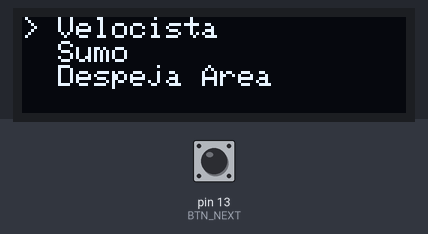
Simulated run of this sketch. Board: Arduino Uno, built with avr-gcc and run on an emulated ATmega328P. Shown: 128×32 one-colour display. The inputs (shaded band) are chosen by the test bench; at power-on: pin 13 (BTN_NEXT) HIGH. What the sketch prints to the serial monitor is not drawn.

Above: at 1.2 s.
1.3 s: pin 13 (BTN_NEXT) pulled LOW for 0.15 s
At 2.6 s:
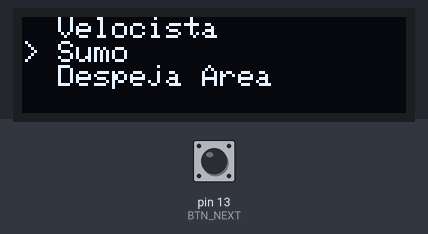
2.9 s: pin 13 (BTN_NEXT) pulled LOW for 3.2 s
At 6.8 s:
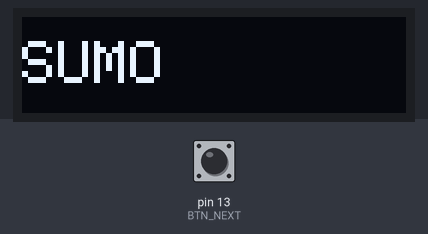
Timing chart, 0 to 8.3 s (numbered marks = the images above; inputs shaded):
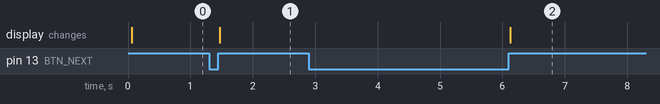

The sketch:

Pantalla.ino
```cpp
#include <SPI.h>
#include <Wire.h>
#include <Adafruit_GFX.h>
#include <Adafruit_SSD1306.h>

#define ANCHO_PANTALLA 128
#define ALTO_PANTALLA 32

#define BTN_NEXT 13

Adafruit_SSD1306 display(ANCHO_PANTALLA, ALTO_PANTALLA, &Wire, -1);

enum Pantallas {
  VELOCISTA,
  SUMO,
  DESPEJA_AREA
};

Pantallas pantallaActual = VELOCISTA;

bool modoSeleccionado = false;

unsigned long tiempoPresionado = 0;
bool botonEstabaPresionado = false;

void setup() {

  Serial.begin(115200);

  Wire.begin();

  pinMode(BTN_NEXT, INPUT_PULLUP);

  if (!display.begin(SSD1306_SWITCHCAPVCC, 0x3C)) {
    Serial.println("No se encontro la OLED");
    while (true);
  }

  Serial.println("OLED encontrada");

  display.clearDisplay();
  display.display();
}

void loop() {

  bool boton = digitalRead(BTN_NEXT) == LOW;

  if (boton && !botonEstabaPresionado) {
    tiempoPresionado = millis();
    botonEstabaPresionado = true;
  }

  if (!boton && botonEstabaPresionado) {

    unsigned long duracion = millis() - tiempoPresionado;

    if (!modoSeleccionado) {

      if (duracion < 2000) {
        pantallaActual = (Pantallas)((pantallaActual + 1) % 3);
      }
      else {
        modoSeleccionado = true;
      }

    }
    else {

      if (duracion >= 2000) {
        modoSeleccionado = false;
      }

    }

    botonEstabaPresionado = false;
  }

  if (!modoSeleccionado) {
    mostrarMenu();
  }
  else {
    mostrarModoSeleccionado();
  }
}

void mostrarMenu() {

  display.clearDisplay();

  display.setTextSize(1);
  display.setTextColor(SSD1306_WHITE);
  display.setCursor(0, 0);

  display.print(pantallaActual == VELOCISTA ? "> " : "  ");
  display.println("Velocista");

  display.print(pantallaActual == SUMO ? "> " : "  ");
  display.println("Sumo");

  display.print(pantallaActual == DESPEJA_AREA ? "> " : "  ");
  display.println("Despeja Area");

  display.display();
}

void mostrarModoSeleccionado() {

  display.clearDisplay();

  display.setTextColor(SSD1306_WHITE);
  display.setTextSize(2);
  display.setCursor(0, 8);

  switch (pantallaActual) {

    case VELOCISTA:
      display.println("VELOCISTA");
      break;

    case SUMO:
      display.println("SUMO");
      break;

    case DESPEJA_AREA:
      display.setTextSize(1);
      display.println("DESPEJA");
      display.println("AREA");
      break;
  }

  display.display();
}
```

Measured:
- after the input at 1.3 s, the display: changes after 0.17 s (image 1)
- after the input at 2.9 s, the display: changes after 3.2 s (image 2)
